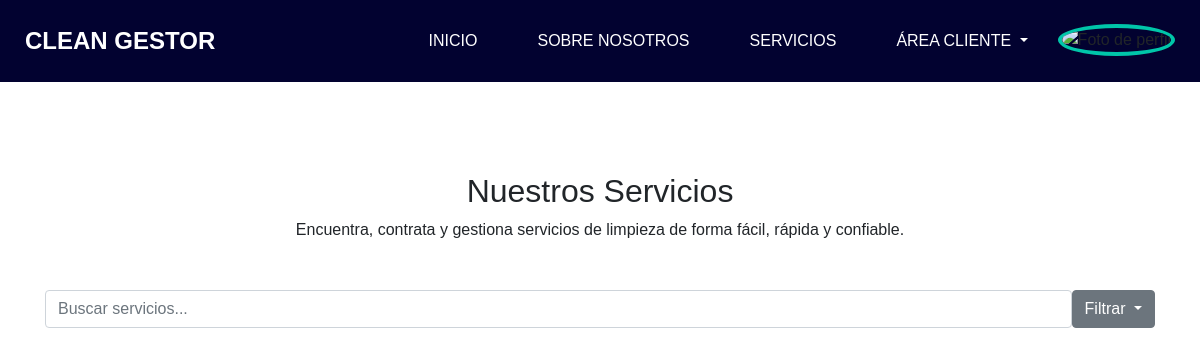
/CleanGestor/views/servicios.php (signed in), run on an earlier commit of the app's database.
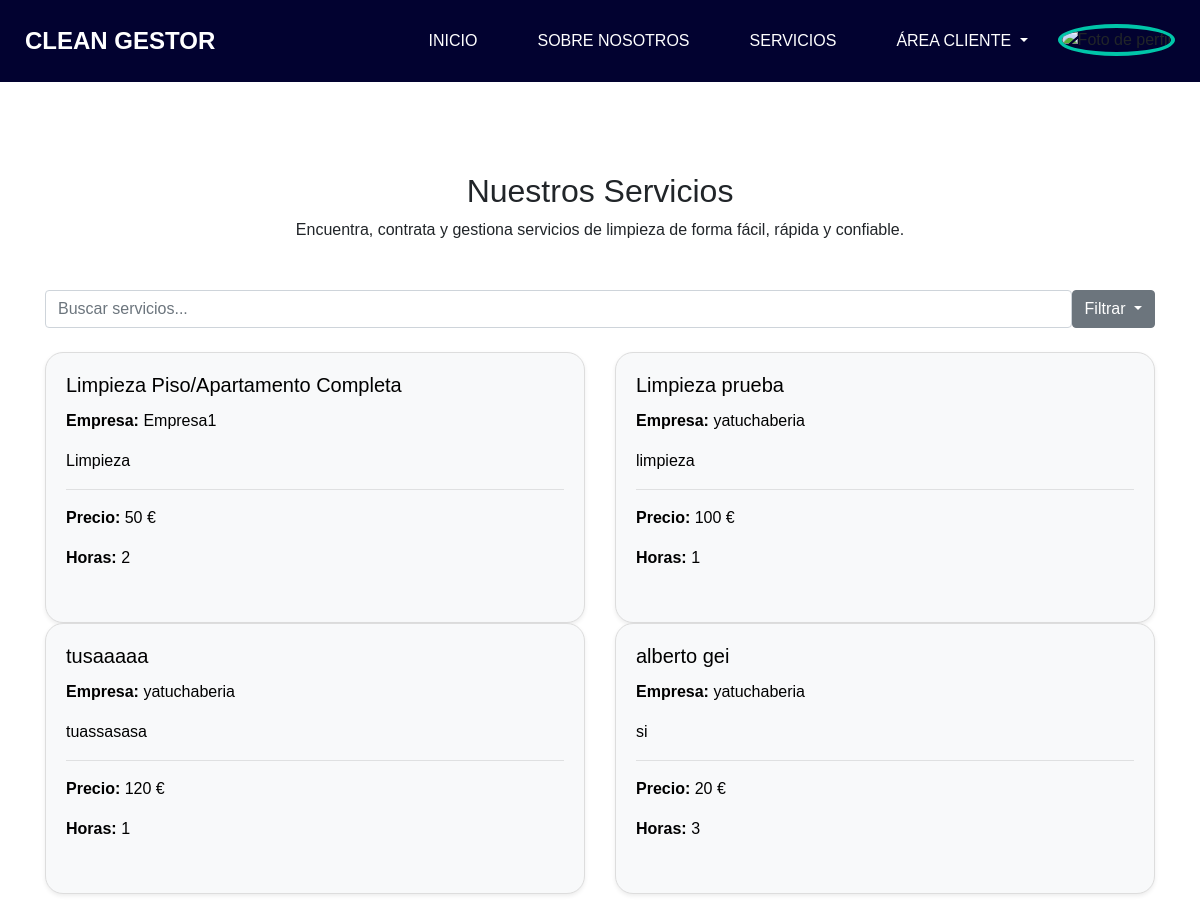
And on a later commit of the database.
### tables this page shows
CREATE TABLE `servicio` (
  `idServicio` int(11) NOT NULL,
  `precio` int(11) NOT NULL,
  `nombreServicio` varchar(255) NOT NULL,
  `descripcion` text NOT NULL,
  `sueldo` int(11) NOT NULL,
  `horas` int(11) NOT NULL,
  `idEmpresa` int(11) NOT NULL
);

CREATE TABLE `empresa` (
  `idEmpresa` int(11) NOT NULL,
  `nombreEmpresa` varchar(255) NOT NULL,
  `telefonoEmpresa` int(11) NOT NULL,
  `direccion` varchar(255) NOT NULL,
  `correoDirector` varchar(255) NOT NULL
);

### CleanGestor/views/servicios.php (the view, shortened to what this page needs)
<!DOCTYPE html>
<html lang="en">
<head>
  <link rel="stylesheet" type="text/css" href="../assets/css/bootstrap.css" />
  <link href="../assets/css/style.css" rel="stylesheet" />
</head>
<body class="sub_page">
  <div class="hero_area">
    <header class="header_section">
      <div class="container-fluid">
        <?php include_once("navbar.php"); ?>
      </div>
    </header>
  </div>
  <section class="service_section layout_padding">
    <div class="container">
      <div class="mb-5 text-center">
        <h2 class="fw-bold">Nuestros Servicios</h2>
        <p>Encuentra, contrata y gestiona servicios de limpieza de forma fácil, rápida y confiable.</p>
      </div>
      <?php
      $conexion = new mysqli("localhost", "root", "", "gestor");
      $sql = "SELECT s.idServicio, s.nombreServicio, s.descripcion, s.precio, s.horas, e.nombreEmpresa
              FROM servicio s
              JOIN empresa e ON s.idEmpresa = e.idEmpresa";
      $resultado = $conexion->query($sql);
      ?>
      <div class="mb-4 d-flex">
        <input type="text" id="serviceSearch" class="form-control me-2" placeholder="Buscar servicios..." onkeyup="filterServices()">
        <div class="dropdown">
          <button class="btn btn-secondary dropdown-toggle" type="button" id="filterDropdown" data-toggle="dropdown" aria-expanded="false">
            Filtrar
          </button>
        </div>
      </div>
      <div class="row" id="serviceList">
        <?php while ($row = $resultado->fetch_assoc()): ?>
          <div class="col-md-6 service-item" data-precio="<?php echo $row['precio']; ?>">
            <a href="detalle_servicio.php?id=<?php echo $row['idServicio']; ?>" style="text-decoration:none;">
              <div class="card service-card h-100 shadow-sm" style="background:#f8f9fa; color:#000; border:1px solid #ddd; cursor:pointer;">
                <div class="card-body">
                  <h5 class="card-title fw-bold"><?php echo htmlspecialchars($row['nombreServicio']); ?></h5>
                  <p class="card-text"><strong>Empresa:</strong> <?php echo htmlspecialchars($row['nombreEmpresa']); ?></p>
                  <p class="card-text"><?php echo htmlspecialchars($row['descripcion']); ?></p>
                  <hr>
                  <p class="card-text"><strong>Precio:</strong> <?php echo htmlspecialchars($row['precio']); ?> €</p>
                  <p class="card-text"><strong>Horas:</strong> <?php echo htmlspecialchars($row['horas']); ?></p>
                </div>
              </div>
            </a>
          </div>
        <?php endwhile; ?>
      </div>
    </div>
  </section>
</body>
</html>

### CleanGestor/views/navbar.php (shortened to what this page needs)
<?php
$foto_perfil = isset($_SESSION['foto_perfil']) ? $_SESSION['foto_perfil'] : '../assets/uploads/default.png';
?>
<nav class="navbar navbar-expand-lg custom_nav-container">
    <a class="navbar-brand animate__animated animate__fadeInDown" href="index.php">
        <span>CLEAN GESTOR</span>
    </a>
    <div class="collapse navbar-collapse" id="navbarSupportedContent">
        <ul class="navbar-nav ml-auto">
            <li class="nav-item"><a class="nav-link" href="index.php">INICIO</a></li>
            <li class="nav-item"><a class="nav-link" href="informate.php">SOBRE NOSOTROS</a></li>
            <li class="nav-item"><a class="nav-link" href="servicios.php">SERVICIOS</a></li>
            <?php if (isset($_SESSION['dni'])): ?>
                <?php if ($_SESSION['tipo_usuario'] === 'cliente'): ?>
                    <li class="nav-item dropdown">
                        <a class="nav-link dropdown-toggle" href="#" id="areaClienteDropdown" role="button" data-toggle="dropdown" aria-haspopup="true" aria-expanded="false">
                            ÁREA CLIENTE
                        </a>
                    </li>
                <?php endif; ?>
                <li class="nav-item" style="display: flex; align-items: center;">
                    <details style="position: relative;">
                        <summary style="list-style: none; cursor: pointer; outline: none; border: none; background: none; margin-top: 6px;">
                            <img
                                id="profile-photo"
                                src="<?php echo htmlspecialchars($foto_perfil); ?>"
                                alt="Foto de perfil"
                                class="profile-image mb-2"
                                style="max-height: 45px; width: 45px; border-radius: 50%; object-fit: cover;"
                            >
                        </summary>
                    </details>
                </li>
            <?php else: ?>
                <li class="nav-item"><a class="nav-link" href="login.php">INICIAR SESIÓN</a></li>
            <?php endif; ?>
        </ul>
    </div>
</nav>

### CleanGestor/assets/css/style.css (style rules this page uses)
body { height: auto; min-height: 100%; background: #fff; font-family: 'Montserrat', Arial, sans-serif; overflow-x: hidden; }
.layout_padding { padding: 90px 0; }
a, a:hover, a:focus { text-decoration: none; }
.btn, .btn:focus { outline: none !important; -webkit-box-shadow: none; box-shadow: none; }
.hero_area { position: relative; background-color: #020230; height: auto !important; overflow: visible !important; min-height: 100vh; display: -webkit-box; display: -ms-flexbox; display: flex; -webkit-box-orient: vertical; -webkit-box-direction: normal; -ms-flex-direction: column; flex-direction: column; }
.sub_page .hero_area { min-height: auto; }
.header_section .container-fluid { padding-right: 25px; padding-left: 25px; }
.navbar-brand span { font-weight: bold; color: #ffffff; font-size: 24px; text-transform: uppercase; }
.custom_nav-container { padding: 10px 0; }
.custom_nav-container .navbar-nav .nav-item .nav-link { padding: 9px 15px; margin: 10px 15px; color: #ffffff; text-align: center; text-transform: uppercase; }
.service_section { position: relative; }
.profile-image { width: 120px; height: 120px; object-fit: cover; border-radius: 50%; margin-bottom: 20px; border: 4px solid #00c6a9; }
.service-card { margin-bottom: 32px !important; border-radius: 18px; box-shadow: 0 4px 20px rgba(0,0,0,0.07); transition: transform 0.2s; }

What changed in the data, as far as the page shows it:
added servicio: nombreServicio "Limpieza Piso/Apartamento Completa", idEmpresa.nombreEmpresa "Empresa1", descripcion "Limpieza", precio "50", horas "2"
added servicio: nombreServicio "Limpieza prueba", idEmpresa.nombreEmpresa "yatuchaberia", descripcion "limpieza", precio "100", horas "1"
added servicio: nombreServicio "tusaaaaa", idEmpresa.nombreEmpresa "yatuchaberia", descripcion "tuassasasa", precio "120", horas "1"
added servicio: nombreServicio "alberto gei", idEmpresa.nombreEmpresa "yatuchaberia", descripcion "si", precio "20", horas "3"
